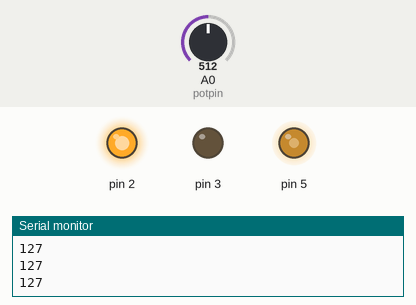
The sketch below on a simulated Arduino Uno, built with avr-gcc and run on an emulated ATmega328P. Parts: output pins drawn as LEDs (lit = HIGH), the last lines printed to the serial monitor. The test bench sets the inputs (shaded band); at power-on: A0 (potpin) = 512.

Above: at 1.3 s.
1.4 s: A0 (potpin) set to 716
At 2.7 s:
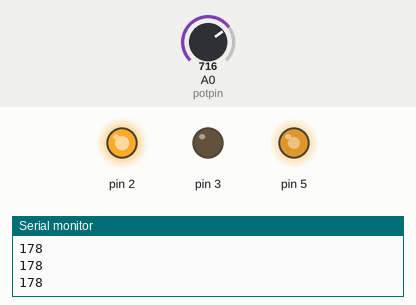
3.0 s: A0 (potpin) set to 900
At 4.0 s:
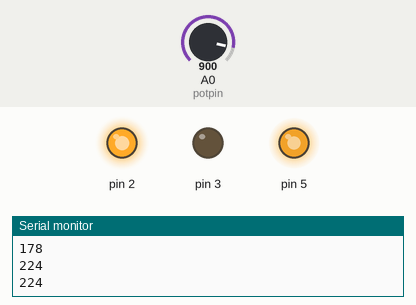
4.5 s: A0 (potpin) set to 122
At 5.1 s:
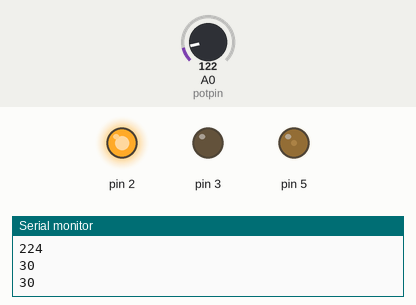
6.0 s: A0 (potpin) set to 0
At 6.3 s:
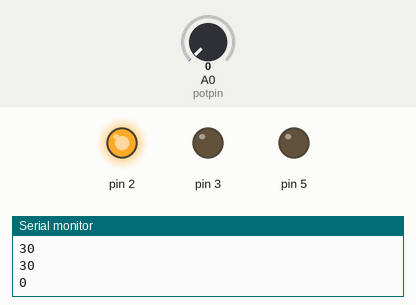
7.5 s: A0 (potpin) set to 511
At 8.7 s:
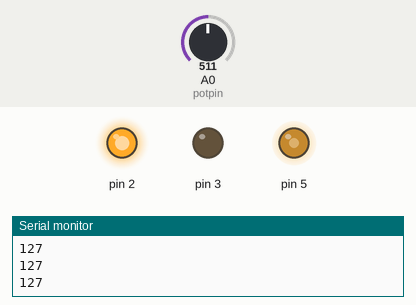
Timing chart, 0 to 10.0 s (numbered marks = the images above; inputs shaded):
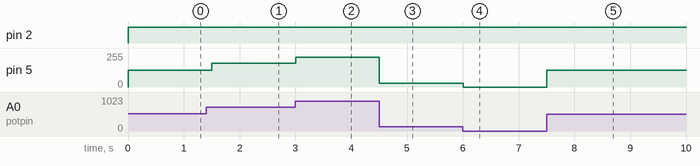

The sketch:

dc_motor_knob_control.ino
```cpp
int potpin = 0;  // analog pin used to connect the potentiometer
int val;    // variable to read the value from the analog pin

void setup()
{
 Serial.begin(9600);
 pinMode(2,OUTPUT);
 pinMode(3,OUTPUT);
 pinMode(5,OUTPUT);
}

void loop()
{
  digitalWrite(2,HIGH);
  digitalWrite(3,LOW);
  val = analogRead(potpin);
  val = map(val, 0, 1023, 0, 255);
  analogWrite(5,val);
  Serial.println(val);
  delay(500);
}
```

Measured:
- after the input at 1.4 s, pin 5: 127/255 → 178/255 after 0.10 s
- after the input at 3.0 s, pin 5: 178/255 → 224/255 at once
- after the input at 4.5 s, pin 5: 224/255 → 30/255 at once
- after the input at 6.0 s, pin 5: 30/255 → 0/255 at once
- after the input at 7.5 s, pin 5: 0/255 → 127/255 at once
